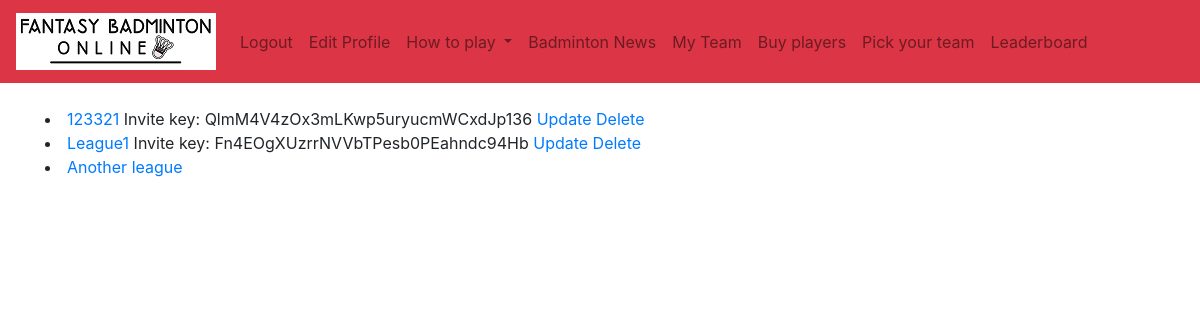
The app's page /my_team/league_list (signed in) with its own data.
### authenticate/models.py (models this page shows, shortened)
class League(models.Model):
	name = models.CharField(max_length=50)
	owner = models.ForeignKey(settings.AUTH_USER_MODEL,on_delete=models.CASCADE, related_name='owned_leagues')
	invite_key = models.CharField(max_length=32)

### authenticate/views.py (the view)
# urls.py: path('my_team/league_list', views.LeagueList.as_view(), name='league_list'),
class LeagueList(ListView):
	model = League
	paginate_by = 20
	def get_queryset(self, **kwargs):
		user = self.request.user
		qs = super().get_queryset()
		return qs.filter(Q(owner=user) | Q(users__user=user))

### authenticate/templates/authenticate/league_list.html
{% extends 'authenticate/base.html' %}
{% load static %}
{% block content %}
{% for league in object_list %}
    <li><a href="{% url 'league_detail' pk=league.pk %}">{{ league.name }}</a>
	    {% if league.owner == request.user %}
		    Invite key: {{league.invite_key }}
		    <a href="{% url 'update_league' pk=league.pk %}">Update</a>
		    <a href="{% url 'delete_league' pk=league.pk %}">Delete</a>
	    {% endif %}</li>
{% empty %}
    <li>No leagues yet</li>
{% endfor %}
{% endblock %}

### records on screen
League: name "123321", invite_key "QlmM4V4zOx3mLKwp5uryucmWCxdJp136"
League: name "League1", invite_key "Fn4EOgXUzrrNVVbTPesb0PEahndc94Hb"
League: name "Another league"
